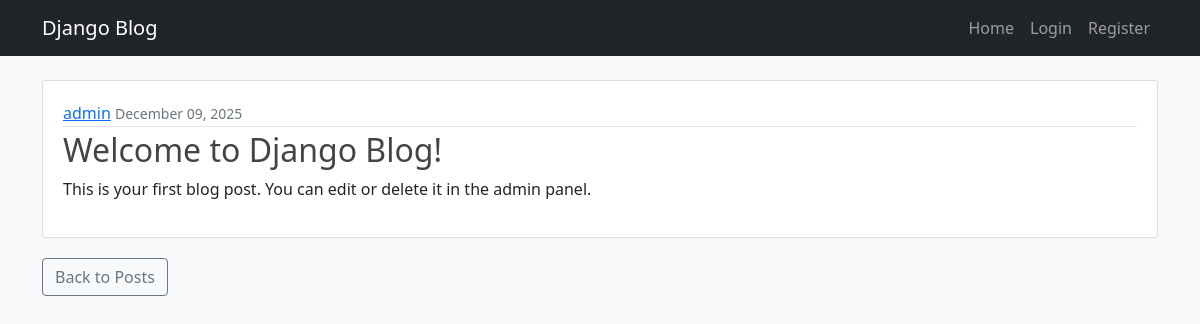
The app's page /post/1/ with its own data.
### blog/models.py (models this page shows, shortened)
class Post(models.Model):
    title = models.CharField(max_length=100)
    content = models.TextField()
    date_posted = models.DateTimeField(default=timezone.now)
    author = models.ForeignKey(User, on_delete=models.CASCADE)
    tags = TaggableManager()  # Add this field

### blog/views.py (the view)
# urls.py: path('post/<int:pk>/', PostDetailView.as_view(), name='post-detail'),
class PostDetailView(DetailView):
    model = Post
    template_name = 'blog/post_detail.html'
    def get_context_data(self, **kwargs):
        context = super().get_context_data(**kwargs)
        context['comments'] = self.object.comments.all().order_by('created_at')
        context['comment_form'] = CommentForm()
        return context

### templates/blog/post_detail.html (shortened to what this page needs)
{% extends "blog/base.html" %}
{% block content %}
    <article class="media content-section">
        <div class="media-body">
            <div class="article-metadata">
                <a class="mr-2" href="#">{{ object.author }}</a>
                <small class="text-muted">{{ object.date_posted|date:"F d, Y" }}</small>
            </div>
            <h2 class="article-title">{{ object.title }}</h2>
            <p class="article-content">{{ object.content }}</p>
        </div>
    </article>
    <a href="{% url 'blog-home' %}" class="btn btn-outline-secondary">Back to Posts</a>
{% endblock content %}

### templates/blog/base.html (style rules this page uses)
body { background: #f8f9fa; }
.content-section { background: #ffffff; padding: 20px; border: 1px solid #dddddd; border-radius: 3px; margin-bottom: 20px; }
.article-title { color: #444444; }
.article-content { white-space: pre-line; }
.article-metadata { padding-bottom: 1px; margin-bottom: 4px; border-bottom: 1px solid #e3e3e3; }

### records on screen
Post: author "admin", date_posted "December 09, 2025", title "Welcome to Django Blog!", content "This is your first blog post. You can edit or delete it in the admin panel."
